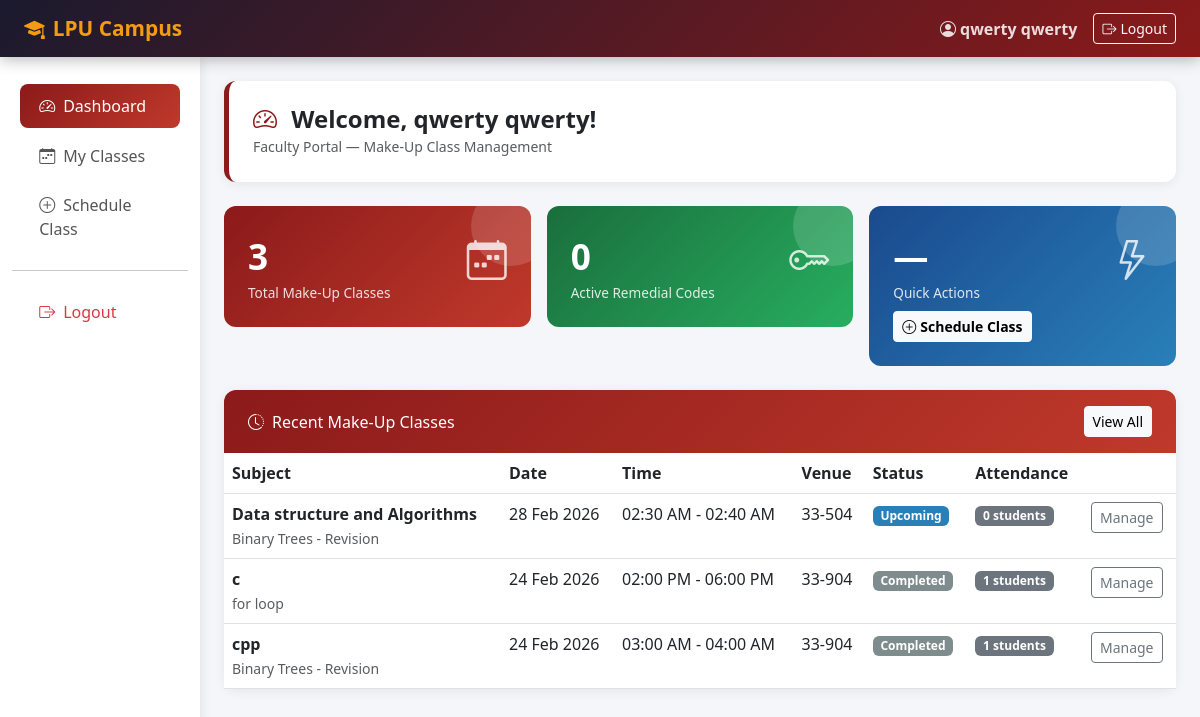
Screenshot of /dashboard/ (signed in) with the database file from the repository.
### attendance/models.py (models this page shows, shortened)
class MakeUpClass(models.Model):
    STATUS_CHOICES = [
        ('upcoming', 'Upcoming'),
        ('active', 'Active'),
        ('completed', 'Completed'),
        ('cancelled', 'Cancelled'),
    ]
    faculty = models.ForeignKey(User, on_delete=models.CASCADE, related_name='makeup_classes')
    subject = models.CharField(max_length=150)
    topic = models.CharField(max_length=200, blank=True)
    date = models.DateField()
    start_time = models.TimeField()
    end_time = models.TimeField()
    venue = models.CharField(max_length=100)
    status = models.CharField(max_length=10, choices=STATUS_CHOICES, default='upcoming')
    description = models.TextField(blank=True)
    created_at = models.DateTimeField(auto_now_add=True)
    class Meta:
        ordering = ['-date', '-start_time']
    def total_attendance(self):
        return MakeUpAttendance.objects.filter(makeup_class=self, is_present=True).count()

### attendance/views.py (the view, shortened to what this page needs)
# urls.py: path('dashboard/', views.dashboard, name='dashboard'),
@login_required
def dashboard(request):
    profile = getattr(request.user, 'profile', None)
    if not profile:
        messages.warning(request, "Please complete your profile setup.")
        return redirect('login')
    if profile.is_faculty():
        classes = MakeUpClass.objects.filter(faculty=request.user).order_by('-date')[:5]
        total_classes = MakeUpClass.objects.filter(faculty=request.user).count()
        active_codes = RemedialCode.objects.filter(
            created_by=request.user, is_active=True
        ).select_related('makeup_class')
        context = {
            'classes': classes,
            'total_classes': total_classes,
            'active_codes': active_codes,
            'role': 'faculty',
        }
    return render(request, 'attendance/dashboard.html', context)

### attendance/models.py (called while the page is built)
    def is_faculty(self):
        return self.role == 'faculty'

### attendance/templates/attendance/dashboard.html (shortened to what this page needs)
{% extends 'attendance/base.html' %}
{% block content %}
<div class="page-header">
    <h4 class="mb-0 fw-bold">
        <i class="bi bi-speedometer2 me-2" style="color:#8B1A1A;"></i>
        Welcome, {{ request.user.get_full_name|default:request.user.username }}!
    </h4>
    <small class="text-muted">
        {% if role == 'faculty' %}Faculty Portal — Make-Up Class Management{% else %}Student Portal — Attendance Tracker{% endif %}
    </small>
</div>
{% if role == 'faculty' %}
<div class="row g-3 mb-4">
    <div class="col-md-4">
        <div class="stat-card" style="background: linear-gradient(135deg, #8B1A1A, #C0392B);">
            <div class="d-flex justify-content-between align-items-start">
                <div>
                    <div class="stat-value">{{ total_classes }}</div>
                    <div class="stat-label">Total Make-Up Classes</div>
                </div>
                <i class="bi bi-calendar-week stat-icon"></i>
            </div>
        </div>
    </div>
    <div class="col-md-4">
        <div class="stat-card" style="background: linear-gradient(135deg, #1a6e3c, #27AE60);">
            <div class="d-flex justify-content-between align-items-start">
                <div>
                    <div class="stat-value">{{ active_codes.count }}</div>
                    <div class="stat-label">Active Remedial Codes</div>
                </div>
                <i class="bi bi-key stat-icon"></i>
            </div>
        </div>
    </div>
    <div class="col-md-4">
        <div class="stat-card" style="background: linear-gradient(135deg, #1a4a8e, #2980B9);">
            <div class="d-flex justify-content-between align-items-start">
                <div>
                    <div class="stat-value" id="totalStudents">—</div>
                    <div class="stat-label">Quick Actions</div>
                </div>
                <i class="bi bi-lightning stat-icon"></i>
            </div>
            <div class="mt-2">
                <a href="{% url 'schedule_class' %}" class="btn btn-sm btn-light fw-semibold">
                    <i class="bi bi-plus-circle me-1"></i>Schedule Class
                </a>
            </div>
        </div>
    </div>
</div>
<div class="card">
    <div class="card-header-lpu d-flex justify-content-between align-items-center">
        <span><i class="bi bi-clock-history me-2"></i>Recent Make-Up Classes</span>
        <a href="{% url 'faculty_classes' %}" class="btn btn-sm btn-light">View All</a>
    </div>
    <div class="card-body p-0">
        <table class="table table-hover mb-0">
            <thead class="table-lpu">
                <tr><th>Subject</th><th>Date</th><th>Time</th><th>Venue</th><th>Status</th><th>Attendance</th><th></th></tr>
            </thead>
            <tbody>
                {% for cls in classes %}
                <tr>
                    <td><strong>{{ cls.subject }}</strong>{% if cls.topic %}<br><small class="text-muted">{{ cls.topic }}</small>{% endif %}</td>
                    <td>{{ cls.date|date:"d M Y" }}</td>
                    <td>{{ cls.start_time|time:"h:i A" }} - {{ cls.end_time|time:"h:i A" }}</td>
                    <td>{{ cls.venue }}</td>
                    <td><span class="badge badge-{{ cls.status }} text-white">{{ cls.get_status_display }}</span></td>
                    <td><span class="badge bg-secondary">{{ cls.total_attendance }} students</span></td>
                    <td><a href="{% url 'class_detail' cls.pk %}" class="btn btn-sm btn-outline-secondary">Manage</a></td>
                </tr>
                {% empty %}
                <tr><td colspan="7" class="text-center text-muted py-4">No make-up classes yet. <a href="{% url 'schedule_class' %}">Schedule one now!</a></td></tr>
                {% endfor %}
            </tbody>
        </table>
    </div>
</div>
{% endif %}
{% endblock %}

### attendance/templates/attendance/base.html (shortened to what this page needs)
<!DOCTYPE html>
<html lang="en">
<head>
    <link href="https://cdn.jsdelivr.net/npm/bootstrap@5.3.0/dist/css/bootstrap.min.css" rel="stylesheet">
    <link href="https://cdn.jsdelivr.net/npm/bootstrap-icons@1.11.0/font/bootstrap-icons.css" rel="stylesheet">
</head>
<body>
<nav class="navbar navbar-expand-lg navbar-lpu">
    <div class="container-fluid px-4">
        <a class="navbar-brand" href="{% url 'dashboard' %}">
            <i class="bi bi-mortarboard-fill me-2"></i>LPU Campus
        </a>
        <div class="collapse navbar-collapse" id="navbarNav">
            <ul class="navbar-nav ms-auto align-items-center gap-2">
                {% if user.is_authenticated %}
                <li class="nav-item">
                    <span class="nav-link text-warning fw-semibold">
                        <i class="bi bi-person-circle me-1"></i>{{ user.get_full_name|default:user.username }}
                    </span>
                </li>
                <li class="nav-item">
                    <a class="btn btn-outline-light btn-sm" href="{% url 'logout' %}">
                        <i class="bi bi-box-arrow-right me-1"></i>Logout
                    </a>
                </li>
                {% endif %}
            </ul>
        </div>
    </div>
</nav>
<div class="container-fluid">
    <div class="row">
        {% if user.is_authenticated %}
        <div class="col-md-2 sidebar d-none d-md-block">
            <ul class="nav flex-column">
                <li class="nav-item">
                    <a class="nav-link {% if request.resolver_match.url_name == 'dashboard' %}active{% endif %}"
                       href="{% url 'dashboard' %}">
                        <i class="bi bi-speedometer2"></i>Dashboard
                    </a>
                </li>
                {% if user.profile.role == 'faculty' %}
                <li class="nav-item">
                    <a class="nav-link {% if 'class' in request.resolver_match.url_name %}active{% endif %}"
                       href="{% url 'faculty_classes' %}">
                        <i class="bi bi-calendar-week"></i>My Classes
                    </a>
                </li>
                <li class="nav-item">
                    <a class="nav-link" href="{% url 'schedule_class' %}">
                        <i class="bi bi-plus-circle"></i>Schedule Class
                    </a>
                </li>
                {% endif %}
                <hr>
                <li class="nav-item">
                    <a class="nav-link text-danger" href="{% url 'logout' %}">
                        <i class="bi bi-box-arrow-right"></i>Logout
                    </a>
                </li>
            </ul>
        </div>
        {% endif %}
        <div class="col-md-{% if user.is_authenticated %}10{% else %}12{% endif %} py-4 px-4">
            {% block content %}{% endblock %}
        </div>
    </div>
</div>
</body>
</html>

### attendance/templates/attendance/base.html (style rules this page uses)
:root { --lpu-primary: #8B1A1A; --lpu-secondary: #C0392B; --lpu-gold: #F39C12; --lpu-dark: #1a1a2e; }
body { background: #f4f6f9; font-family: 'Segoe UI', sans-serif; }
.navbar-lpu { background: linear-gradient(135deg, var(--lpu-dark) 0%, var(--lpu-primary) 100%); box-shadow: 0 2px 15px rgba(0,0,0,0.3); }
.navbar-lpu .navbar-brand { color: var(--lpu-gold) !important; font-weight: 700; font-size: 1.3rem; }
.navbar-lpu .nav-link { color: rgba(255,255,255,0.85) !important; transition: color 0.2s; }
.sidebar { background: white; min-height: calc(100vh - 66px); box-shadow: 2px 0 10px rgba(0,0,0,0.08); padding-top: 1.5rem; }
.sidebar .nav-link { color: #555; padding: 0.65rem 1.2rem; border-radius: 8px; margin: 0.15rem 0.5rem; transition: all 0.2s; }
.sidebar .nav-link:hover, .sidebar .nav-link.active { background: linear-gradient(135deg, var(--lpu-primary), var(--lpu-secondary)); color: white !important; }
.sidebar .nav-link i { margin-right: 8px; width: 18px; }
.card { border: none; box-shadow: 0 2px 12px rgba(0,0,0,0.07); border-radius: 12px; }
.card-header-lpu { background: linear-gradient(135deg, var(--lpu-primary), var(--lpu-secondary)); color: white; border-radius: 12px 12px 0 0 !important; padding: 1rem 1.5rem; }
.stat-card { border-radius: 12px; padding: 1.5rem; color: white; position: relative; overflow: hidden; }
.stat-card::after { content: ''; position: absolute; top: -20px; right: -20px; width: 80px; height: 80px; border-radius: 50%; background: rgba(255,255,255,0.15); }
.stat-card .stat-icon { font-size: 2.5rem; opacity: 0.8; }
.stat-card .stat-value { font-size: 2.2rem; font-weight: 700; }
.stat-card .stat-label { font-size: 0.85rem; opacity: 0.85; }
.badge-upcoming { background: #2980B9; }
.badge-completed { background: #7F8C8D; }
.page-header { background: white; border-radius: 12px; padding: 1.5rem; margin-bottom: 1.5rem; box-shadow: 0 2px 12px rgba(0,0,0,0.07); border-left: 5px solid var(--lpu-primary); }

### rows the page displays
MakeUpClass: subject "Data structure and Algorithms", topic "Binary Trees - Revision", date "28 Feb 2026", start_time "02:30 AM", end_time "02:40 AM", venue "33-504", status "Upcoming", total_attendance "0"
MakeUpClass: subject "c", topic "for loop", date "24 Feb 2026", start_time "02:00 PM", end_time "06:00 PM", venue "33-904", status "Completed", total_attendance "1"
MakeUpClass: subject "cpp", topic "Binary Trees - Revision", date "24 Feb 2026", start_time "03:00 AM", end_time "04:00 AM", venue "33-904", status "Completed", total_attendance "1"

### other values shown
{{ user.get_full_name|default:user.username }} "qwerty qwerty"
{{ request.user.get_full_name|default:request.user.username }} "qwerty qwerty"
{{ total_classes }} "3"
{{ active_codes.count }} "0"
